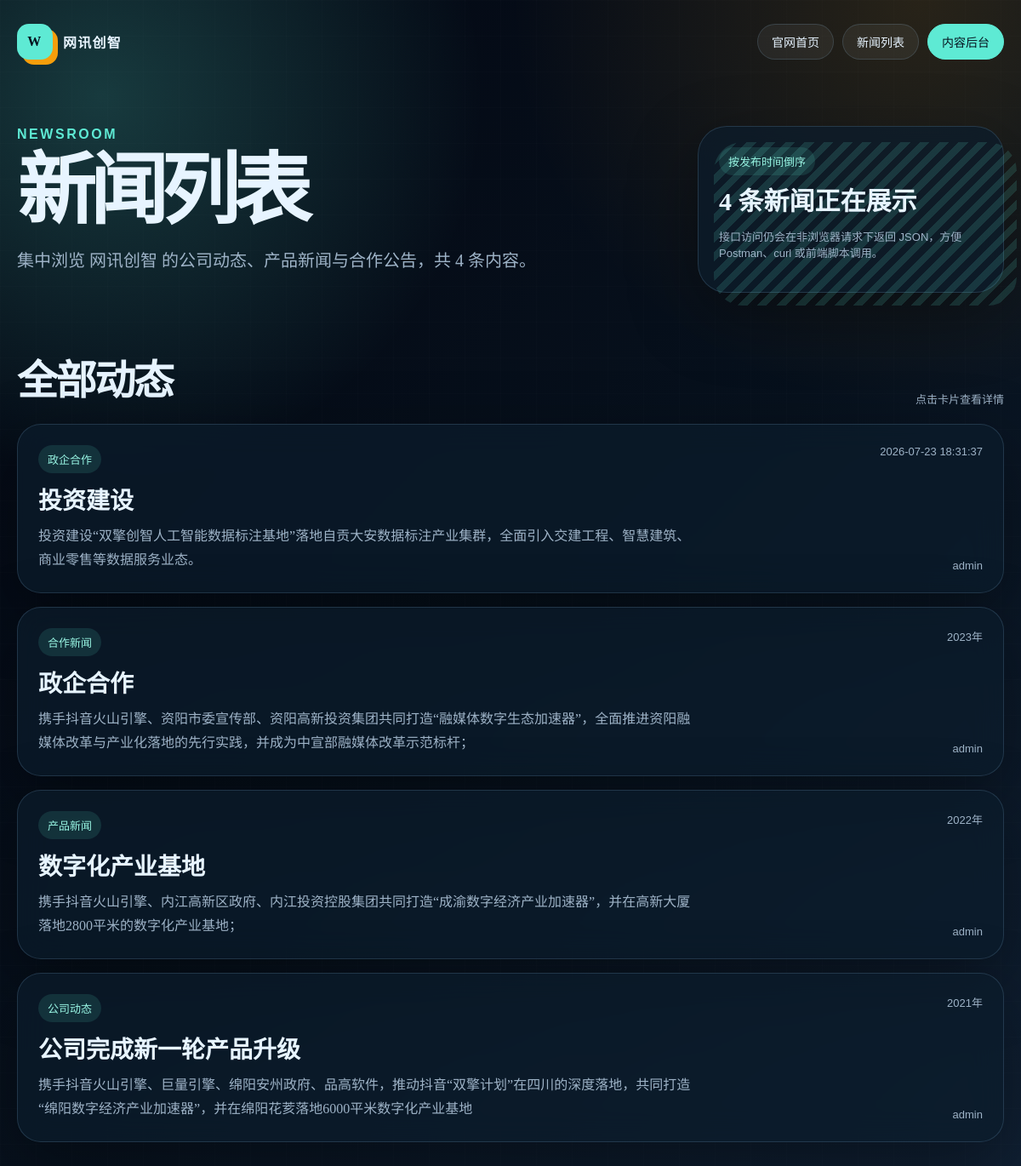
The page /api/news on the database its author committed.
### day4/homework/app_company_cms.py (models this page shows)
class Base(DeclarativeBase):
    pass

class News(Base):
    __tablename__ = "news"
    id = Column(Integer, primary_key=True, autoincrement=True)
    title = Column(String(200), nullable=False)
    content = Column(Text, nullable=False)
    category = Column(String(100), nullable=False)
    published_at = Column(String(30), nullable=False)
    author = Column(String(50), nullable=False)

### day4/homework/app_company_cms.py (the view)
@app.route("/api/news", methods=["GET"])
def list_news():
    with Session(ENGINE) as db_session:
        news_list = db_session.scalars(
            select(News).order_by(News.published_at.desc())
        ).all()
    news_data = [news_to_dict(news) for news in news_list]
    if wants_html():
        return render_template(
            "news_list.html",
            company=company_info,
            news_list=news_data,
            news_count=len(news_data),
        )
    return jsonify({"code": 200, "data": news_data})

### day4/homework/app_company_cms.py (called while the page is built)
def news_to_dict(news):
    return {
        "id": news.id,
        "title": news.title,
        "content": news.content,
        "category": news.category,
        "published_at": news.published_at,
        "author": news.author,
    }

def wants_html():
    return "text/html" in request.headers.get("Accept", "")

### day4/homework/templates/news_list.html (shortened to what this page needs)
{% extends "base.html" %}
{% block content %}
<section class="page-hero">
    <div>
        <div class="eyebrow">Newsroom</div>
        <h1>新闻列表</h1>
        <p class="lead">集中浏览 {{ company.name }} 的公司动态、产品新闻与合作公告，共 {{ news_count }} 条内容。</p>
    </div>
    <div class="hero-card compact-card">
        <span class="tag">按发布时间倒序</span>
        <h2>{{ news_count }} 条新闻正在展示</h2>
        <p class="meta">接口访问仍会在非浏览器请求下返回 JSON，方便 Postman、curl 或前端脚本调用。</p>
    </div>
</section>
<section>
    <div class="section-title">
        <h2>全部动态</h2>
        <span class="meta">点击卡片查看详情</span>
    </div>
    {% if news_list %}
    <div class="news-list">
        {% for item in news_list %}
        <a class="news-list-item" href="/news/{{ item.id }}">
            <div>
                <span class="tag">{{ item.category }}</span>
                <h3>{{ item.title }}</h3>
                <p>{{ item.content[:150] }}{% if item.content|length > 150 %}...{% endif %}</p>
            </div>
            <div class="news-list-meta">
                <span>{{ item.published_at }}</span>
                <span>{{ item.author }}</span>
            </div>
        </a>
        {% endfor %}
    </div>
    {% endif %}
</section>
{% endblock %}

### day4/homework/static/css/site.css (style rules this page uses)
:root { --ink: #e7f4ff; --muted: #9eb3c7; --paper: #07111d; --panel: rgba(12, 28, 44, 0.72); --line: rgba(154, 213, 255, 0.16); --brand: #5eead4; --brand-dark: #99f6e4; --accent: #f59e0b; --danger: #ef4444; --shadow: 0 26px 80px rgba(0, 0, 0, 0.35); }
* { box-sizing: border-box; }
body { margin: 0; min-height: 100vh; color: var(--ink); background: radial-gradient(circle at 10% 8%, rgba(94, 234, 212, 0.22), transparent 28rem), radial-gradient(circle at 90% 0%, rgba(245, 158, 11, 0.14), transparent 30rem), linear-gradient(135deg, #030712 0%, #07111d 54%, #102033 100%); font-family: Georgia, "Songti SC", "Noto Serif SC", serif; }
body::before { position: fixed; inset: 0; z-index: -1; content: ""; opacity: 0.35; background-image: linear-gradient(rgba(255, 255, 255, 0.035) 1px, transparent 1px), linear-gradient(90deg, rgba(255, 255, 255, 0.035) 1px, transparent 1px); background-size: 42px 42px; }
a { color: inherit; text-decoration: none; }
.page-hero { display: grid; grid-template-columns: 1fr 360px; gap: 32px; align-items: end; padding: 50px 0 34px; }
.eyebrow { color: var(--brand); font-family: "Trebuchet MS", "Microsoft YaHei", sans-serif; font-weight: 800; letter-spacing: 0.16em; text-transform: uppercase; }
h1 { margin: 16px 0; font-size: clamp(44px, 8vw, 92px); line-height: 0.92; letter-spacing: -0.08em; }
.lead { max-width: 720px; color: var(--muted); font-size: 20px; line-height: 1.8; }
.hero-card, .panel, .article, .news-card { background: var(--panel); border: 1px solid var(--line); box-shadow: var(--shadow); backdrop-filter: blur(18px); }
.hero-card { position: relative; padding: 30px; border-radius: 34px; }
.compact-card { padding: 24px; }
.compact-card h2 { margin: 14px 0 12px; font-size: 30px; line-height: 1.15; }
.hero-card::before { position: absolute; inset: 18px -16px -16px 18px; z-index: -1; content: ""; border-radius: 34px; background: repeating-linear-gradient(-45deg, rgba(94, 234, 212, 0.14) 0 8px, transparent 8px 16px); }
.metric span, .meta, .news-card p, .article p, label { color: var(--muted); }
.section-title { display: flex; justify-content: space-between; align-items: end; gap: 20px; margin: 30px 0 20px; }
.section-title h2 { margin: 0; font-size: clamp(30px, 4vw, 54px); letter-spacing: -0.05em; }
.tag { display: inline-flex; padding: 7px 11px; border-radius: 999px; color: var(--brand-dark); background: rgba(94, 234, 212, 0.12); font-family: "Trebuchet MS", "Microsoft YaHei", sans-serif; font-size: 13px; }
.news-list { display: grid; gap: 16px; padding-bottom: 70px; }
.news-list-item { display: grid; grid-template-columns: 1fr 190px; gap: 24px; padding: 24px; border: 1px solid var(--line); border-radius: 28px; background: var(--panel); box-shadow: var(--shadow); backdrop-filter: blur(18px); transition: transform 180ms ease, border-color 180ms ease; }
.news-list-item h3 { margin: 16px 0 10px; font-size: 28px; line-height: 1.22; }
.news-list-item p { max-width: 780px; margin: 0; color: var(--muted); line-height: 1.75; }
.news-list-meta { display: flex; align-items: flex-end; justify-content: space-between; flex-direction: column; color: var(--muted); font-family: "Trebuchet MS", "Microsoft YaHei", sans-serif; font-size: 13px; }
.meta { font-family: "Trebuchet MS", "Microsoft YaHei", sans-serif; font-size: 13px; }

### rows shown on the page
News: category "政企合作", title "投资建设", content "投资建设“双擎创智人工智能数据标注基地”落地自贡大安数据标注产业集群，全面引入交建工程、智慧建筑、商业零售等数据服务业态。", published_at "2026-07-23 18:31:37", author "admin"
News: category "合作新闻", title "政企合作", content "携手抖音火山引擎、资阳市委宣传部、资阳高新投资集团共同打造“融媒体数字生态加速器”，全面推进资阳融媒体改革与产业化落地的先行实践，并成为中宣部融媒体改革示范标杆；", published_at "2023年", author "admin"
News: category "产品新闻", title "数字化产业基地", content "携手抖音火山引擎、内江高新区政府、内江投资控股集团共同打造“成渝数字经济产业加速器”，并在高新大厦落地2800平米的数字化产业基地；", published_at "2022年", author "admin"
News: category "公司动态", title "公司完成新一轮产品升级", content "携手抖音火山引擎、巨量引擎、绵阳安州政府、品高软件，推动抖音“双擎计划”在四川的深度落地，共同打造“绵阳数字经济产业加速器”，并在绵阳花荄落地6000平米数字化产业基地", published_at "2021年", author "admin"

### other values the page prints
{{ company.name }} "网讯创智"
{{ news_count }} "4"
